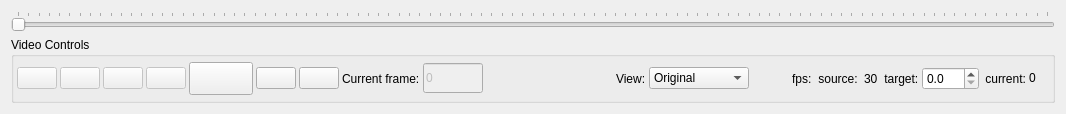
<?xml version="1.0" encoding="UTF-8"?>
<ui version="4.0">
 <class>VideoControllWidget</class>
 <widget class="QWidget" name="VideoControllWidget">
  <property name="enabled">
   <bool>true</bool>
  </property>
  <property name="geometry">
   <rect>
    <x>0</x>
    <y>0</y>
    <width>1066</width>
    <height>114</height>
   </rect>
  </property>
  <property name="sizePolicy">
   <sizepolicy hsizetype="Minimum" vsizetype="Minimum">
    <horstretch>0</horstretch>
    <verstretch>0</verstretch>
   </sizepolicy>
  </property>
  <property name="windowTitle">
   <string>Form</string>
  </property>
  <layout class="QVBoxLayout" name="verticalLayout">
   <item>
    <widget class="QSlider" name="sld_video">
     <property name="enabled">
      <bool>false</bool>
     </property>
     <property name="sizePolicy">
      <sizepolicy hsizetype="Minimum" vsizetype="Fixed">
       <horstretch>0</horstretch>
       <verstretch>0</verstretch>
      </sizepolicy>
     </property>
     <property name="toolTip">
      <string>Show the current state of the video. Slide to desired frame</string>
     </property>
     <property name="autoFillBackground">
      <bool>false</bool>
     </property>
     <property name="maximum">
      <number>2500</number>
     </property>
     <property name="pageStep">
      <number>25</number>
     </property>
     <property name="tracking">
      <bool>false</bool>
     </property>
     <property name="orientation">
      <enum>Qt::Horizontal</enum>
     </property>
     <property name="invertedAppearance">
      <bool>false</bool>
     </property>
     <property name="invertedControls">
      <bool>false</bool>
     </property>
     <property name="tickPosition">
      <enum>QSlider::TicksAbove</enum>
     </property>
     <property name="tickInterval">
      <number>25</number>
     </property>
    </widget>
   </item>
   <item>
    <widget class="QGroupBox" name="playback">
     <property name="sizePolicy">
      <sizepolicy hsizetype="Minimum" vsizetype="Minimum">
       <horstretch>0</horstretch>
       <verstretch>0</verstretch>
      </sizepolicy>
     </property>
     <property name="title">
      <string>Video Controls</string>
     </property>
     <property name="flat">
      <bool>false</bool>
     </property>
     <layout class="QHBoxLayout" name="horizontalLayout_4">
      <property name="spacing">
       <number>3</number>
      </property>
      <property name="leftMargin">
       <number>3</number>
      </property>
      <property name="topMargin">
       <number>3</number>
      </property>
      <property name="rightMargin">
       <number>3</number>
      </property>
      <property name="bottomMargin">
       <number>3</number>
      </property>
      <item>
       <widget class="QPushButton" name="button_previousFrame">
        <property name="enabled">
         <bool>false</bool>
        </property>
        <property name="toolTip">
         <string>Previous Frame</string>
        </property>
        <property name="styleSheet">
         <string notr="true"/>
        </property>
        <property name="text">
         <string/>
        </property>
        <property name="icon">
         <iconset resource="../guiresources.qrc">
          <normaloff>:/Images/resources/arrows-skip-back.png</normaloff>:/Images/resources/arrows-skip-back.png</iconset>
        </property>
        <property name="iconSize">
         <size>
          <width>32</width>
          <height>32</height>
         </size>
        </property>
        <property name="shortcut">
         <string>Left</string>
        </property>
       </widget>
      </item>
      <item>
       <widget class="QPushButton" name="button_playPause">
        <property name="enabled">
         <bool>false</bool>
        </property>
        <property name="toolTip">
         <string>Play/Pause</string>
        </property>
        <property name="styleSheet">
         <string notr="true"/>
        </property>
        <property name="text">
         <string/>
        </property>
        <property name="icon">
         <iconset resource="../guiresources.qrc">
          <normaloff>:/Images/resources/arrow-forward1.png</normaloff>:/Images/resources/arrow-forward1.png</iconset>
        </property>
        <property name="iconSize">
         <size>
          <width>32</width>
          <height>32</height>
         </size>
        </property>
        <property name="shortcut">
         <string>Space</string>
        </property>
       </widget>
      </item>
      <item>
       <widget class="QPushButton" name="button_stop">
        <property name="enabled">
         <bool>false</bool>
        </property>
        <property name="toolTip">
         <string>Stop</string>
        </property>
        <property name="statusTip">
         <string/>
        </property>
        <property name="styleSheet">
         <string notr="true"/>
        </property>
        <property name="text">
         <string/>
        </property>
        <property name="icon">
         <iconset resource="../guiresources.qrc">
          <normaloff>:/Images/resources/stop.png</normaloff>:/Images/resources/stop.png</iconset>
        </property>
        <property name="iconSize">
         <size>
          <width>32</width>
          <height>32</height>
         </size>
        </property>
        <property name="shortcut">
         <string>Ctrl+Space</string>
        </property>
       </widget>
      </item>
      <item>
       <widget class="QPushButton" name="button_nextFrame">
        <property name="enabled">
         <bool>false</bool>
        </property>
        <property name="toolTip">
         <string>Next Frame</string>
        </property>
        <property name="statusTip">
         <string/>
        </property>
        <property name="styleSheet">
         <string notr="true"/>
        </property>
        <property name="text">
         <string/>
        </property>
        <property name="icon">
         <iconset resource="../guiresources.qrc">
          <normaloff>:/Images/resources/arrows-skip-forward.png</normaloff>:/Images/resources/arrows-skip-forward.png</iconset>
        </property>
        <property name="iconSize">
         <size>
          <width>32</width>
          <height>32</height>
         </size>
        </property>
        <property name="shortcut">
         <string>Right</string>
        </property>
       </widget>
      </item>
      <item>
       <widget class="QPushButton" name="button_screenshot">
        <property name="enabled">
         <bool>true</bool>
        </property>
        <property name="font">
         <font>
          <pointsize>16</pointsize>
          <weight>75</weight>
          <italic>false</italic>
          <bold>true</bold>
         </font>
        </property>
        <property name="toolTip">
         <string>Take a screenshot</string>
        </property>
        <property name="statusTip">
         <string/>
        </property>
        <property name="styleSheet">
         <string notr="true"/>
        </property>
        <property name="text">
         <string/>
        </property>
        <property name="icon">
         <iconset resource="../guiresources.qrc">
          <normaloff>:/Images/resources/screenshot.png</normaloff>:/Images/resources/screenshot.png</iconset>
        </property>
        <property name="iconSize">
         <size>
          <width>30</width>
          <height>30</height>
         </size>
        </property>
       </widget>
      </item>
      <item>
       <widget class="QPushButton" name="button_record_cam">
        <property name="toolTip">
         <string>Record the camera output / video</string>
        </property>
        <property name="text">
         <string/>
        </property>
        <property name="icon">
         <iconset resource="../guiresources.qrc">
          <normaloff>:/Images/resources/recordCam.png</normaloff>:/Images/resources/recordCam.png</iconset>
        </property>
        <property name="iconSize">
         <size>
          <width>32</width>
          <height>32</height>
         </size>
        </property>
       </widget>
      </item>
      <item>
       <widget class="QPushButton" name="button_record">
        <property name="toolTip">
         <string>Record the camera / video output with tracking overlay</string>
        </property>
        <property name="text">
         <string/>
        </property>
        <property name="icon">
         <iconset resource="../guiresources.qrc">
          <normaloff>:/Images/resources/record.png</normaloff>:/Images/resources/record.png</iconset>
        </property>
        <property name="iconSize">
         <size>
          <width>32</width>
          <height>32</height>
         </size>
        </property>
       </widget>
      </item>
      <item>
       <widget class="QLabel" name="lbl_frame">
        <property name="text">
         <string>Current frame:</string>
        </property>
       </widget>
      </item>
      <item>
       <widget class="QLineEdit" name="frame_num_edit">
        <property name="enabled">
         <bool>false</bool>
        </property>
        <property name="sizePolicy">
         <sizepolicy hsizetype="Preferred" vsizetype="Preferred">
          <horstretch>0</horstretch>
          <verstretch>0</verstretch>
         </sizepolicy>
        </property>
        <property name="maximumSize">
         <size>
          <width>60</width>
          <height>30</height>
         </size>
        </property>
        <property name="toolTip">
         <string>Displays the current frame</string>
        </property>
        <property name="text">
         <string>0</string>
        </property>
       </widget>
      </item>
      <item>
       <spacer name="horizontalSpacer">
        <property name="orientation">
         <enum>Qt::Horizontal</enum>
        </property>
        <property name="sizeType">
         <enum>QSizePolicy::MinimumExpanding</enum>
        </property>
        <property name="sizeHint" stdset="0">
         <size>
          <width>40</width>
          <height>20</height>
         </size>
        </property>
       </spacer>
      </item>
      <item>
       <widget class="QLabel" name="labelView">
        <property name="text">
         <string>View:</string>
        </property>
       </widget>
      </item>
      <item>
       <widget class="QComboBox" name="comboBoxSelectedView">
        <property name="sizePolicy">
         <sizepolicy hsizetype="Preferred" vsizetype="Fixed">
          <horstretch>0</horstretch>
          <verstretch>0</verstretch>
         </sizepolicy>
        </property>
        <property name="minimumSize">
         <size>
          <width>100</width>
          <height>0</height>
         </size>
        </property>
        <property name="baseSize">
         <size>
          <width>0</width>
          <height>0</height>
         </size>
        </property>
        <item>
         <property name="text">
          <string>Original</string>
         </property>
        </item>
       </widget>
      </item>
      <item>
       <spacer name="horizontalSpacer_3">
        <property name="orientation">
         <enum>Qt::Horizontal</enum>
        </property>
        <property name="sizeType">
         <enum>QSizePolicy::Minimum</enum>
        </property>
        <property name="sizeHint" stdset="0">
         <size>
          <width>40</width>
          <height>20</height>
         </size>
        </property>
       </spacer>
      </item>
      <item>
       <widget class="QLabel" name="label_2">
        <property name="toolTip">
         <string>frames per second</string>
        </property>
        <property name="text">
         <string>fps:</string>
        </property>
       </widget>
      </item>
      <item>
       <widget class="QLabel" name="label_5">
        <property name="text">
         <string> source: </string>
        </property>
       </widget>
      </item>
      <item>
       <widget class="QLabel" name="fps_label">
        <property name="text">
         <string>30</string>
        </property>
        <property name="alignment">
         <set>Qt::AlignLeading|Qt::AlignLeft|Qt::AlignVCenter</set>
        </property>
       </widget>
      </item>
      <item>
       <widget class="QLabel" name="label_3">
        <property name="text">
         <string> target:</string>
        </property>
       </widget>
      </item>
      <item>
       <widget class="QDoubleSpinBox" name="doubleSpinBoxTargetFps">
        <property name="toolTip">
         <string>Set a fps limit (0 for no limit)</string>
        </property>
        <property name="decimals">
         <number>1</number>
        </property>
        <property name="maximum">
         <double>999.000000000000000</double>
        </property>
       </widget>
      </item>
      <item>
       <widget class="QLabel" name="label">
        <property name="text">
         <string> current:</string>
        </property>
       </widget>
      </item>
      <item>
       <widget class="QLabel" name="label_currentFpsNum">
        <property name="sizePolicy">
         <sizepolicy hsizetype="Fixed" vsizetype="Fixed">
          <horstretch>0</horstretch>
          <verstretch>0</verstretch>
         </sizepolicy>
        </property>
        <property name="minimumSize">
         <size>
          <width>20</width>
          <height>10</height>
         </size>
        </property>
        <property name="toolTip">
         <string>Displays current frames per second</string>
        </property>
        <property name="text">
         <string>0</string>
        </property>
       </widget>
      </item>
     </layout>
    </widget>
   </item>
  </layout>
 </widget>
 <resources>
  <include location="../guiresources.qrc"/>
 </resources>
 <connections/>
</ui>
